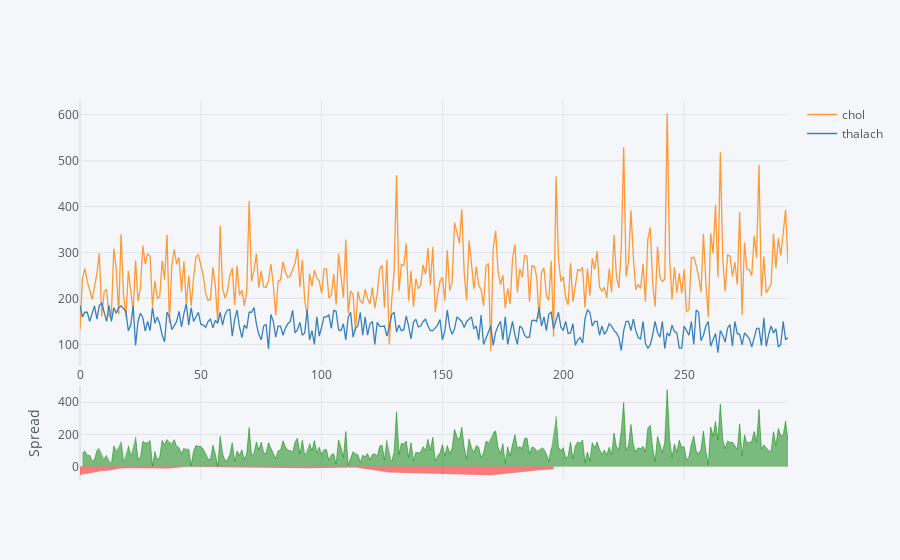

This figure's notebook cell:
### Markdown cell above
**As much as people have high levels of high cholesterol, heart rate does not vary as much as we previously considered.**

### Code cell
df[['chol','thalach']].iplot(kind='spread')
import numpy as np

### Figure 1 — Plotly figure (JSON) as saved in the notebook; plotly's stock layout.template omitted (floating-point values rounded to 4 significant figures; data arrays with more than 128 entries replaced by an {"elided": "..."} marker saying what was removed)
{"data": [{"line": {"color": "rgba(255, 153, 51, 1.0)", "dash": "solid", "shape": "linear", "width": 1.3}, "mode": "lines", "name": "chol", "text": "", "type": "scatter", "x": {"elided": "294 int values"}, "y": {"elided": "294 float values"}}, {"line": {"color": "rgba(55, 128, 191, 1.0)", "dash": "solid", "shape": "linear", "width": 1.3}, "mode": "lines", "name": "thalach", "text": "", "type": "scatter", "x": {"elided": "294 int values"}, "y": {"elided": "294 float values"}}, {"connectgaps": false, "fill": "tozeroy", "line": {"color": "green", "dash": "solid", "shape": "linear", "width": 0.5}, "mode": "lines", "name": "Spread", "showlegend": false, "type": "scatter", "x": {"elided": "294 int values"}, "xaxis": "x2", "y": {"elided": "294 mixed values"}, "yaxis": "y2"}, {"connectgaps": false, "fill": "tozeroy", "line": {"color": "red", "dash": "solid", "shape": "linear", "width": 0.5}, "mode": "lines", "name": "Spread", "showlegend": false, "type": "scatter", "x": {"elided": "294 int values"}, "xaxis": "x2", "y": {"elided": "294 mixed values"}, "yaxis": "y2"}], "layout": {"hovermode": "x", "legend": {"bgcolor": "#F5F6F9", "font": {"color": "#4D5663"}}, "paper_bgcolor": "#F5F6F9", "plot_bgcolor": "#F5F6F9", "title": {"font": {"color": "#4D5663"}}, "xaxis": {"gridcolor": "#E1E5ED", "showgrid": true, "tickfont": {"color": "#4D5663"}, "title": {"font": {"color": "#4D5663"}, "text": ""}, "zerolinecolor": "#E1E5ED"}, "xaxis2": {"anchor": "y2", "gridcolor": "#E1E5ED", "showgrid": true, "showticklabels": false, "tickfont": {"color": "#4D5663"}, "title": {"font": {"color": "#4D5663"}, "text": ""}, "zerolinecolor": "#E1E5ED"}, "yaxis": {"domain": [0.3, 1], "gridcolor": "#E1E5ED", "showgrid": true, "tickfont": {"color": "#4D5663"}, "title": {"font": {"color": "#4D5663"}, "text": ""}, "zerolinecolor": "#E1E5ED"}, "yaxis2": {"domain": [0, 0.25], "gridcolor": "#E1E5ED", "showgrid": true, "tickfont": {"color": "#4D5663"}, "title": {"font": {"color": "#4D5663"}, "text": "Spread"}, "zerolinecolor": "#E1E5ED"}}}
